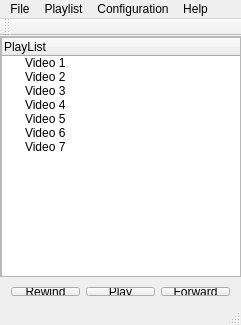
<?xml version="1.0" encoding="UTF-8"?>
<ui version="4.0">
 <class>MainWindow</class>
 <widget class="QMainWindow" name="MainWindow">
  <property name="geometry">
   <rect>
    <x>0</x>
    <y>0</y>
    <width>241</width>
    <height>325</height>
   </rect>
  </property>
  <property name="maximumSize">
   <size>
    <width>241</width>
    <height>325</height>
   </size>
  </property>
  <property name="windowTitle">
   <string>MainWindow</string>
  </property>
  <widget class="QWidget" name="centralWidget">
   <widget class="QWidget" name="horizontalLayoutWidget">
    <property name="geometry">
     <rect>
      <x>0</x>
      <y>240</y>
      <width>241</width>
      <height>31</height>
     </rect>
    </property>
    <layout class="QHBoxLayout" name="horizontalLayout">
     <item>
      <widget class="QPushButton" name="rewindButton">
       <property name="text">
        <string>Rewind</string>
       </property>
      </widget>
     </item>
     <item>
      <widget class="QPushButton" name="playPauseButton">
       <property name="text">
        <string>Play</string>
       </property>
      </widget>
     </item>
     <item>
      <widget class="QPushButton" name="forwardButton">
       <property name="text">
        <string>Forward</string>
       </property>
      </widget>
     </item>
    </layout>
   </widget>
   <widget class="QScrollArea" name="scrollArea">
    <property name="geometry">
     <rect>
      <x>0</x>
      <y>0</y>
      <width>241</width>
      <height>241</height>
     </rect>
    </property>
    <property name="widgetResizable">
     <bool>true</bool>
    </property>
    <widget class="QWidget" name="scrollAreaWidgetContents">
     <property name="geometry">
      <rect>
       <x>0</x>
       <y>0</y>
       <width>239</width>
       <height>239</height>
      </rect>
     </property>
     <widget class="QTreeWidget" name="treeWidget">
      <property name="enabled">
       <bool>true</bool>
      </property>
      <property name="geometry">
       <rect>
        <x>0</x>
        <y>0</y>
        <width>241</width>
        <height>241</height>
       </rect>
      </property>
      <property name="autoScroll">
       <bool>true</bool>
      </property>
      <property name="showDropIndicator" stdset="0">
       <bool>false</bool>
      </property>
      <property name="dragEnabled">
       <bool>false</bool>
      </property>
      <property name="dragDropOverwriteMode">
       <bool>false</bool>
      </property>
      <property name="dragDropMode">
       <enum>QAbstractItemView::NoDragDrop</enum>
      </property>
      <property name="headerHidden">
       <bool>false</bool>
      </property>
      <column>
       <property name="text">
        <string>PlayList</string>
       </property>
      </column>
      <item>
       <property name="text">
        <string>Video 1</string>
       </property>
      </item>
      <item>
       <property name="text">
        <string>Video 2</string>
       </property>
      </item>
      <item>
       <property name="text">
        <string>Video 3</string>
       </property>
      </item>
      <item>
       <property name="text">
        <string>Video 4</string>
       </property>
      </item>
      <item>
       <property name="text">
        <string>Video 5</string>
       </property>
      </item>
      <item>
       <property name="text">
        <string>Video 6</string>
       </property>
      </item>
      <item>
       <property name="text">
        <string>Video 7</string>
       </property>
      </item>
     </widget>
    </widget>
   </widget>
   <zorder>horizontalLayoutWidget</zorder>
   <zorder>scrollArea</zorder>
   <zorder>rewindButton</zorder>
  </widget>
  <widget class="QMenuBar" name="menuBar">
   <property name="geometry">
    <rect>
     <x>0</x>
     <y>0</y>
     <width>241</width>
     <height>21</height>
    </rect>
   </property>
   <widget class="QMenu" name="menuFile">
    <property name="title">
     <string>File</string>
    </property>
    <addaction name="actionOpen"/>
    <addaction name="separator"/>
    <addaction name="actionExit"/>
   </widget>
   <widget class="QMenu" name="menuPlaylist">
    <property name="title">
     <string>Playlist</string>
    </property>
    <addaction name="actionAdd_Video"/>
    <addaction name="actionRemove_Video"/>
    <addaction name="actionMove_Video_Up"/>
    <addaction name="actionMove_Video_Down"/>
    <addaction name="separator"/>
    <addaction name="actionPlay_Settings"/>
   </widget>
   <widget class="QMenu" name="menuConfiguration">
    <property name="title">
     <string>Configuration</string>
    </property>
    <addaction name="actionCalibration"/>
    <addaction name="separator"/>
    <addaction name="actionMatrix_Configuration"/>
    <addaction name="separator"/>
    <addaction name="actionPicture_Adjoustment"/>
   </widget>
   <widget class="QMenu" name="menuHelp">
    <property name="title">
     <string>Help</string>
    </property>
    <addaction name="actionHelp_Topics"/>
    <addaction name="separator"/>
    <addaction name="actionAbout_Sioux_Video_Wall"/>
   </widget>
   <addaction name="menuFile"/>
   <addaction name="menuPlaylist"/>
   <addaction name="menuConfiguration"/>
   <addaction name="menuHelp"/>
  </widget>
  <widget class="QToolBar" name="mainToolBar">
   <attribute name="toolBarArea">
    <enum>TopToolBarArea</enum>
   </attribute>
   <attribute name="toolBarBreak">
    <bool>false</bool>
   </attribute>
  </widget>
  <widget class="QStatusBar" name="statusBar"/>
  <action name="actionOpen">
   <property name="text">
    <string>Open</string>
   </property>
  </action>
  <action name="actionExit">
   <property name="text">
    <string>Exit</string>
   </property>
  </action>
  <action name="actionAdd_Video">
   <property name="text">
    <string>Add Video</string>
   </property>
  </action>
  <action name="actionRemove_Video">
   <property name="text">
    <string>Remove Video</string>
   </property>
  </action>
  <action name="actionMove_Video_Up">
   <property name="text">
    <string>Move Video Up</string>
   </property>
  </action>
  <action name="actionMove_Video_Down">
   <property name="text">
    <string>Move Video Down </string>
   </property>
  </action>
  <action name="actionPlay_Settings">
   <property name="text">
    <string>Play Settings</string>
   </property>
  </action>
  <action name="actionCalibration">
   <property name="text">
    <string>Calibration</string>
   </property>
  </action>
  <action name="actionMatrix_Configuration">
   <property name="text">
    <string>Matrix Configuration</string>
   </property>
  </action>
  <action name="actionPicture_Adjoustment">
   <property name="text">
    <string>Picture Adjustment</string>
   </property>
  </action>
  <action name="actionHelp_Topics">
   <property name="text">
    <string>Help Topics</string>
   </property>
  </action>
  <action name="actionAbout_Sioux_Video_Wall">
   <property name="text">
    <string>About Sioux Video Wall</string>
   </property>
  </action>
 </widget>
 <layoutdefault spacing="6" margin="11"/>
 <resources/>
 <connections/>
</ui>
